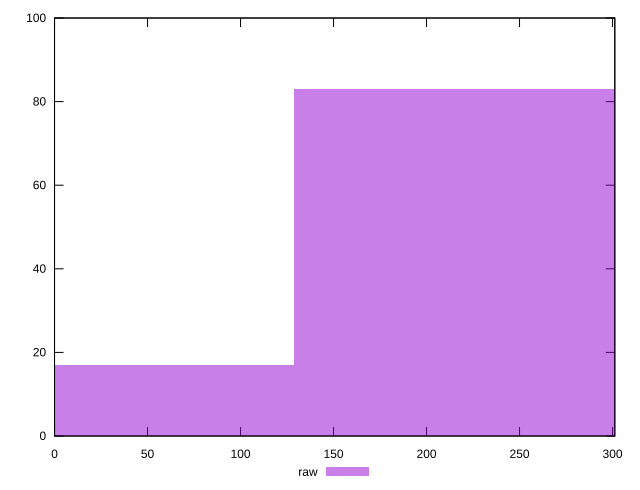

Generate this figure with gnuplot:
reset

$raw <<EOF
257.1771985463105 83
0 17
EOF

set key outside below
set boxwidth 257.1771985463105
set xrange [0:301.222]
set yrange [0:100]
set trange [0:100]
set style fill transparent solid 0.5 noborder
set terminal svg size 640, 490 enhanced background rgb 'white'
set output "reports/report_00033_2021-03-01T14-23-16.841Z/uses-rel-preconnect/samples/astro-cached/raw/histogram.svg"

plot $raw title "raw" with boxes

reset
